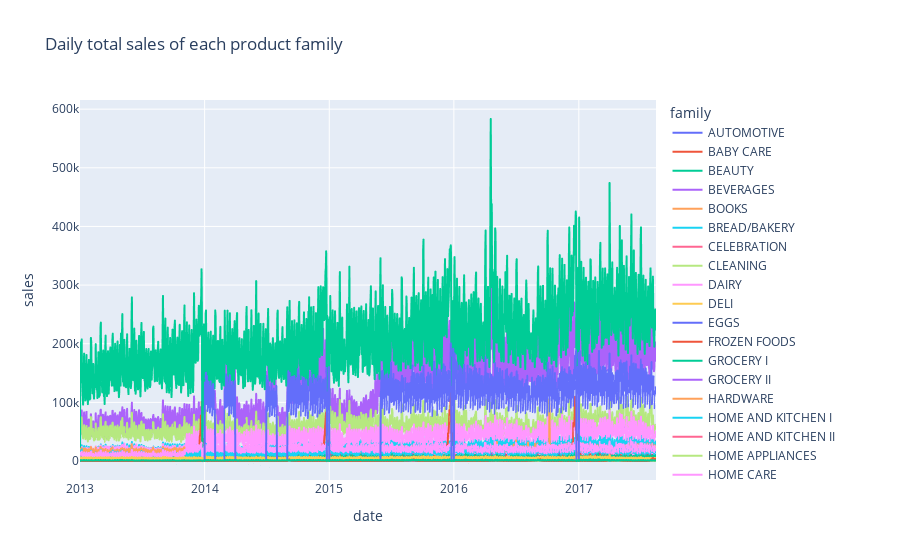

Notebook code for this chart:
### Markdown cell above
# Dataset

### Code cell
import plotly.express as px

a = df.set_index("date").groupby("family").resample("D").sales.sum().reset_index()
px.line(a, x = "date", y= "sales", color = "family", title = "Daily total sales of each product family")

### Figure 1 — Plotly figure (JSON) as saved in the notebook; plotly's stock layout.template omitted (floating-point values rounded to 4 significant figures; data arrays with more than 128 entries replaced by an {"elided": "..."} marker saying what was removed)
{"data": [{"hovertemplate": "family=AUTOMOTIVE<br>date=%{x}<br>sales=%{y}<extra></extra>", "legendgroup": "AUTOMOTIVE", "line": {"color": "#636efa", "dash": "solid"}, "marker": {"symbol": "circle"}, "mode": "lines", "name": "AUTOMOTIVE", "showlegend": true, "type": "scattergl", "x": {"elided": "1688 str values"}, "xaxis": "x", "y": {"elided": "1688 float values"}, "yaxis": "y"}, {"hovertemplate": "family=BABY CARE<br>date=%{x}<br>sales=%{y}<extra></extra>", "legendgroup": "BABY CARE", "line": {"color": "#EF553B", "dash": "solid"}, "marker": {"symbol": "circle"}, "mode": "lines", "name": "BABY CARE", "showlegend": true, "type": "scattergl", "x": {"elided": "1688 str values"}, "xaxis": "x", "y": {"elided": "1688 float values"}, "yaxis": "y"}, {"hovertemplate": "family=BEAUTY<br>date=%{x}<br>sales=%{y}<extra></extra>", "legendgroup": "BEAUTY", "line": {"color": "#00cc96", "dash": "solid"}, "marker": {"symbol": "circle"}, "mode": "lines", "name": "BEAUTY", "showlegend": true, "type": "scattergl", "x": {"elided": "1688 str values"}, "xaxis": "x", "y": {"elided": "1688 float values"}, "yaxis": "y"}, {"hovertemplate": "family=BEVERAGES<br>date=%{x}<br>sales=%{y}<extra></extra>", "legendgroup": "BEVERAGES", "line": {"color": "#ab63fa", "dash": "solid"}, "marker": {"symbol": "circle"}, "mode": "lines", "name": "BEVERAGES", "showlegend": true, "type": "scattergl", "x": {"elided": "1688 str values"}, "xaxis": "x", "y": {"elided": "1688 float values"}, "yaxis": "y"}, {"hovertemplate": "family=BOOKS<br>date=%{x}<br>sales=%{y}<extra></extra>", "legendgroup": "BOOKS", "line": {"color": "#FFA15A", "dash": "solid"}, "marker": {"symbol": "circle"}, "mode": "lines", "name": "BOOKS", "showlegend": true, "type": "scattergl", "x": {"elided": "1688 str values"}, "xaxis": "x", "y": {"elided": "1688 float values"}, "yaxis": "y"}, {"hovertemplate": "family=BREAD/BAKERY<br>date=%{x}<br>sales=%{y}<extra></extra>", "legendgroup": "BREAD/BAKERY", "line": {"color": "#19d3f3", "dash": "solid"}, "marker": {"symbol": "circle"}, "mode": "lines", "name": "BREAD/BAKERY", "showlegend": true, "type": "scattergl", "x": {"elided": "1688 str values"}, "xaxis": "x", "y": {"elided": "1688 float values"}, "yaxis": "y"}, {"hovertemplate": "family=CELEBRATION<br>date=%{x}<br>sales=%{y}<extra></extra>", "legendgroup": "CELEBRATION", "line": {"color": "#FF6692", "dash": "solid"}, "marker": {"symbol": "circle"}, "mode": "lines", "name": "CELEBRATION", "showlegend": true, "type": "scattergl", "x": {"elided": "1688 str values"}, "xaxis": "x", "y": {"elided": "1688 float values"}, "yaxis": "y"}, {"hovertemplate": "family=CLEANING<br>date=%{x}<br>sales=%{y}<extra></extra>", "legendgroup": "CLEANING", "line": {"color": "#B6E880", "dash": "solid"}, "marker": {"symbol": "circle"}, "mode": "lines", "name": "CLEANING", "showlegend": true, "type": "scattergl", "x": {"elided": "1688 str values"}, "xaxis": "x", "y": {"elided": "1688 float values"}, "yaxis": "y"}, {"hovertemplate": "family=DAIRY<br>date=%{x}<br>sales=%{y}<extra></extra>", "legendgroup": "DAIRY", "line": {"color": "#FF97FF", "dash": "solid"}, "marker": {"symbol": "circle"}, "mode": "lines", "name": "DAIRY", "showlegend": true, "type": "scattergl", "x": {"elided": "1688 str values"}, "xaxis": "x", "y": {"elided": "1688 float values"}, "yaxis": "y"}, {"hovertemplate": "family=DELI<br>date=%{x}<br>sales=%{y}<extra></extra>", "legendgroup": "DELI", "line": {"color": "#FECB52", "dash": "solid"}, "marker": {"symbol": "circle"}, "mode": "lines", "name": "DELI", "showlegend": true, "type": "scattergl", "x": {"elided": "1688 str values"}, "xaxis": "x", "y": {"elided": "1688 float values"}, "yaxis": "y"}, {"hovertemplate": "family=EGGS<br>date=%{x}<br>sales=%{y}<extra></extra>", "legendgroup": "EGGS", "line": {"color": "#636efa", "dash": "solid"}, "marker": {"symbol": "circle"}, "mode": "lines", "name": "EGGS", "showlegend": true, "type": "scattergl", "x": {"elided": "1688 str values"}, "xaxis": "x", "y": {"elided": "1688 float values"}, "yaxis": "y"}, {"hovertemplate": "family=FROZEN FOODS<br>date=%{x}<br>sales=%{y}<extra></extra>", "legendgroup": "FROZEN FOODS", "line": {"color": "#EF553B", "dash": "solid"}, "marker": {"symbol": "circle"}, "mode": "lines", "name": "FROZEN FOODS", "showlegend": true, "type": "scattergl", "x": {"elided": "1688 str values"}, "xaxis": "x", "y": {"elided": "1688 float values"}, "yaxis": "y"}, {"hovertemplate": "family=GROCERY I<br>date=%{x}<br>sales=%{y}<extra></extra>", "legendgroup": "GROCERY I", "line": {"color": "#00cc96", "dash": "solid"}, "marker": {"symbol": "circle"}, "mode": "lines", "name": "GROCERY I", "showlegend": true, "type": "scattergl", "x": {"elided": "1688 str values"}, "xaxis": "x", "y": {"elided": "1688 float values"}, "yaxis": "y"}, {"hovertemplate": "family=GROCERY II<br>date=%{x}<br>sales=%{y}<extra></extra>", "legendgroup": "GROCERY II", "line": {"color": "#ab63fa", "dash": "solid"}, "marker": {"symbol": "circle"}, "mode": "lines", "name": "GROCERY II", "showlegend": true, "type": "scattergl", "x": {"elided": "1688 str values"}, "xaxis": "x", "y": {"elided": "1688 float values"}, "yaxis": "y"}, {"hovertemplate": "family=HARDWARE<br>date=%{x}<br>sales=%{y}<extra></extra>", "legendgroup": "HARDWARE", "line": {"color": "#FFA15A", "dash": "solid"}, "marker": {"symbol": "circle"}, "mode": "lines", "name": "HARDWARE", "showlegend": true, "type": "scattergl", "x": {"elided": "1688 str values"}, "xaxis": "x", "y": {"elided": "1688 float values"}, "yaxis": "y"}, {"hovertemplate": "family=HOME AND KITCHEN I<br>date=%{x}<br>sales=%{y}<extra></extra>", "legendgroup": "HOME AND KITCHEN I", "line": {"color": "#19d3f3", "dash": "solid"}, "marker": {"symbol": "circle"}, "mode": "lines", "name": "HOME AND KITCHEN I", "showlegend": true, "type": "scattergl", "x": {"elided": "1688 str values"}, "xaxis": "x", "y": {"elided": "1688 float values"}, "yaxis": "y"}, {"hovertemplate": "family=HOME AND KITCHEN II<br>date=%{x}<br>sales=%{y}<extra></extra>", "legendgroup": "HOME AND KITCHEN II", "line": {"color": "#FF6692", "dash": "solid"}, "marker": {"symbol": "circle"}, "mode": "lines", "name": "HOME AND KITCHEN II", "showlegend": true, "type": "scattergl", "x": {"elided": "1688 str values"}, "xaxis": "x", "y": {"elided": "1688 float values"}, "yaxis": "y"}, {"hovertemplate": "family=HOME APPLIANCES<br>date=%{x}<br>sales=%{y}<extra></extra>", "legendgroup": "HOME APPLIANCES", "line": {"color": "#B6E880", "dash": "solid"}, "marker": {"symbol": "circle"}, "mode": "lines", "name": "HOME APPLIANCES", "showlegend": true, "type": "scattergl", "x": {"elided": "1688 str values"}, "xaxis": "x", "y": {"elided": "1688 float values"}, "yaxis": "y"}, {"hovertemplate": "family=HOME CARE<br>date=%{x}<br>sales=%{y}<extra></extra>", "legendgroup": "HOME CARE", "line": {"color": "#FF97FF", "dash": "solid"}, "marker": {"symbol": "circle"}, "mode": "lines", "name": "HOME CARE", "showlegend": true, "type": "scattergl", "x": {"elided": "1688 str values"}, "xaxis": "x", "y": {"elided": "1688 float values"}, "yaxis": "y"}, {"hovertemplate": "family=LADIESWEAR<br>date=%{x}<br>sales=%{y}<extra></extra>", "legendgroup": "LADIESWEAR", "line": {"color": "#FECB52", "dash": "solid"}, "marker": {"symbol": "circle"}, "mode": "lines", "name": "LADIESWEAR", "showlegend": true, "type": "scattergl", "x": {"elided": "1688 str values"}, "xaxis": "x", "y": {"elided": "1688 float values"}, "yaxis": "y"}, {"hovertemplate": "family=LAWN AND GARDEN<br>date=%{x}<br>sales=%{y}<extra></extra>", "legendgroup": "LAWN AND GARDEN", "line": {"color": "#636efa", "dash": "solid"}, "marker": {"symbol": "circle"}, "mode": "lines", "name": "LAWN AND GARDEN", "showlegend": true, "type": "scattergl", "x": {"elided": "1688 str values"}, "xaxis": "x", "y": {"elided": "1688 float values"}, "yaxis": "y"}, {"hovertemplate": "family=LINGERIE<br>date=%{x}<br>sales=%{y}<extra></extra>", "legendgroup": "LINGERIE", "line": {"color": "#EF553B", "dash": "solid"}, "marker": {"symbol": "circle"}, "mode": "lines", "name": "LINGERIE", "showlegend": true, "type": "scattergl", "x": {"elided": "1688 str values"}, "xaxis": "x", "y": {"elided": "1688 float values"}, "yaxis": "y"}, {"hovertemplate": "family=LIQUOR,WINE,BEER<br>date=%{x}<br>sales=%{y}<extra></extra>", "legendgroup": "LIQUOR,WINE,BEER", "line": {"color": "#00cc96", "dash": "solid"}, "marker": {"symbol": "circle"}, "mode": "lines", "name": "LIQUOR,WINE,BEER", "showlegend": true, "type": "scattergl", "x": {"elided": "1688 str values"}, "xaxis": "x", "y": {"elided": "1688 float values"}, "yaxis": "y"}, {"hovertemplate": "family=MAGAZINES<br>date=%{x}<br>sales=%{y}<extra></extra>", "legendgroup": "MAGAZINES", "line": {"color": "#ab63fa", "dash": "solid"}, "marker": {"symbol": "circle"}, "mode": "lines", "name": "MAGAZINES", "showlegend": true, "type": "scattergl", "x": {"elided": "1688 str values"}, "xaxis": "x", "y": {"elided": "1688 float values"}, "yaxis": "y"}, {"hovertemplate": "family=MEATS<br>date=%{x}<br>sales=%{y}<extra></extra>", "legendgroup": "MEATS", "line": {"color": "#FFA15A", "dash": "solid"}, "marker": {"symbol": "circle"}, "mode": "lines", "name": "MEATS", "showlegend": true, "type": "scattergl", "x": {"elided": "1688 str values"}, "xaxis": "x", "y": {"elided": "1688 float values"}, "yaxis": "y"}, {"hovertemplate": "family=PERSONAL CARE<br>date=%{x}<br>sales=%{y}<extra></extra>", "legendgroup": "PERSONAL CARE", "line": {"color": "#19d3f3", "dash": "solid"}, "marker": {"symbol": "circle"}, "mode": "lines", "name": "PERSONAL CARE", "showlegend": true, "type": "scattergl", "x": {"elided": "1688 str values"}, "xaxis": "x", "y": {"elided": "1688 float values"}, "yaxis": "y"}, {"hovertemplate": "family=PET SUPPLIES<br>date=%{x}<br>sales=%{y}<extra></extra>", "legendgroup": "PET SUPPLIES", "line": {"color": "#FF6692", "dash": "solid"}, "marker": {"symbol": "circle"}, "mode": "lines", "name": "PET SUPPLIES", "showlegend": true, "type": "scattergl", "x": {"elided": "1688 str values"}, "xaxis": "x", "y": {"elided": "1688 float values"}, "yaxis": "y"}, {"hovertemplate": "family=PLAYERS AND ELECTRONICS<br>date=%{x}<br>sales=%{y}<extra></extra>", "legendgroup": "PLAYERS AND ELECTRONICS", "line": {"color": "#B6E880", "dash": "solid"}, "marker": {"symbol": "circle"}, "mode": "lines", "name": "PLAYERS AND ELECTRONICS", "showlegend": true, "type": "scattergl", "x": {"elided": "1688 str values"}, "xaxis": "x", "y": {"elided": "1688 float values"}, "yaxis": "y"}, {"hovertemplate": "family=POULTRY<br>date=%{x}<br>sales=%{y}<extra></extra>", "legendgroup": "POULTRY", "line": {"color": "#FF97FF", "dash": "solid"}, "marker": {"symbol": "circle"}, "mode": "lines", "name": "POULTRY", "showlegend": true, "type": "scattergl", "x": {"elided": "1688 str values"}, "xaxis": "x", "y": {"elided": "1688 float values"}, "yaxis": "y"}, {"hovertemplate": "family=PREPARED FOODS<br>date=%{x}<br>sales=%{y}<extra></extra>", "legendgroup": "PREPARED FOODS", "line": {"color": "#FECB52", "dash": "solid"}, "marker": {"symbol": "circle"}, "mode": "lines", "name": "PREPARED FOODS", "showlegend": true, "type": "scattergl", "x": {"elided": "1688 str values"}, "xaxis": "x", "y": {"elided": "1688 float values"}, "yaxis": "y"}, {"hovertemplate": "family=PRODUCE<br>date=%{x}<br>sales=%{y}<extra></extra>", "legendgroup": "PRODUCE", "line": {"color": "#636efa", "dash": "solid"}, "marker": {"symbol": "circle"}, "mode": "lines", "name": "PRODUCE", "showlegend": true, "type": "scattergl", "x": {"elided": "1688 str values"}, "xaxis": "x", "y": {"elided": "1688 float values"}, "yaxis": "y"}, {"hovertemplate": "family=SCHOOL AND OFFICE SUPPLIES<br>date=%{x}<br>sales=%{y}<extra></extra>", "legendgroup": "SCHOOL AND OFFICE SUPPLIES", "line": {"color": "#EF553B", "dash": "solid"}, "marker": {"symbol": "circle"}, "mode": "lines", "name": "SCHOOL AND OFFICE SUPPLIES", "showlegend": true, "type": "scattergl", "x": {"elided": "1688 str values"}, "xaxis": "x", "y": {"elided": "1688 float values"}, "yaxis": "y"}, {"hovertemplate": "family=SEAFOOD<br>date=%{x}<br>sales=%{y}<extra></extra>", "legendgroup": "SEAFOOD", "line": {"color": "#00cc96", "dash": "solid"}, "marker": {"symbol": "circle"}, "mode": "lines", "name": "SEAFOOD", "showlegend": true, "type": "scattergl", "x": {"elided": "1688 str values"}, "xaxis": "x", "y": {"elided": "1688 float values"}, "yaxis": "y"}], "layout": {"legend": {"title": {"text": "family"}, "tracegroupgap": 0}, "title": {"text": "Daily total sales of each product family"}, "xaxis": {"anchor": "y", "domain": [0, 1], "title": {"text": "date"}}, "yaxis": {"anchor": "x", "domain": [0, 1], "title": {"text": "sales"}}}}
